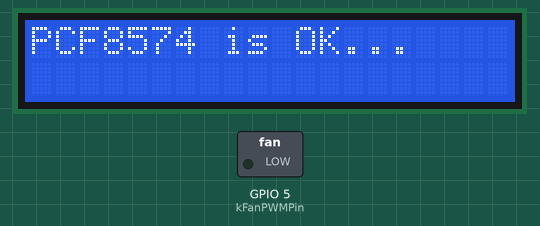
Recording of a program running on a simulated ESP32. On the bench: 20×2 character LCD, switched loads named in the program (green lamp = pin HIGH). What the program prints to the serial monitor is not drawn.

Above: at 0.2 s.

The program:

main.cpp
```cpp
#include <Arduino.h>
#include <Wire.h>

const int kStatPin = 13; // On-Board LED used as status indication

// LCD
#include <LiquidCrystal_I2C.h>

#define COLUMS 20
#define ROWS 2
#define PAGE ((COLUMS) * (ROWS))

#define LCD_SPACE_SYMBOL 0x20 //space symbol from the LCD ROM, see p.9 of GDM2004D datasheet

const int kLcdAddress = 0x27;
LiquidCrystal_I2C lcd(PCF8574_ADDR_A21_A11_A01, 4, 5, 6, 16, 11, 12, 13, 14, POSITIVE);

// Temperature Sensor
#include <OneWire.h>
#include <DallasTemperature.h>

const int kOneWireBusPin = 2; // Data wire of the thermometer

OneWire oneWire(kOneWireBusPin);     // Setup a oneWire instance to communicate with any OneWire devices (not just Maxim/Dallas temperature ICs)
DallasTemperature sensors(&oneWire); // Pass our oneWire reference to Dallas Temperature.
DeviceAddress enclosureThermometer;  // arrays to hold device address

// Fans
const int kFanPWMPin = 5;
const int kPwmFrequency = 25000; // PWM Frequency: Target frequency 25 kHz, acceptable operational range 21 kHz to 28 kHz
const int kPwmResolution = 8; // 2^kPwmResolution = Resolution steps. 2^8 = 255

void lcdSetup()
{
  while (lcd.begin(COLUMS, ROWS) != 1) //colums - 20, rows - 4
  {
    Serial.println(F("PCF8574 is not connected or lcd pins declaration is wrong. Only pins numbers: 4,5,6,16,11,12,13,14 are legal."));
    delay(5000);
  }

  lcd.print(F("PCF8574 is OK...")); //(F()) saves string to flash & keeps dynamic memory free
  delay(2000);

  lcd.clear();
}

void printAddress(DeviceAddress deviceAddress)
{
  for (uint8_t i = 0; i < 8; i++)
  {
    // zero pad the address if necessary
    if (deviceAddress[i] < 16)
      Serial.print("0");
    Serial.print(deviceAddress[i], HEX);
  }
}

void tempSensorSetup()
{
  // start serial port
  Serial.println("Dallas Temperature IC Control Library Demo");

  // locate devices on the bus
  Serial.print("Locating devices...");
  sensors.begin();
  Serial.print("Found ");
  Serial.print(sensors.getDeviceCount(), DEC);
  Serial.println(" devices.");

  // report parasite power requirements
  Serial.print("Parasite power is: ");
  if (sensors.isParasitePowerMode())
    Serial.println("ON");
  else
    Serial.println("OFF");

  // Assign address manually. The addresses below will need to be changed
  // to valid device addresses on your bus. Device address can be retrieved
  // by using either oneWire.search(deviceAddress) or individually via
  // sensors.getAddress(deviceAddress, index)
  // Note that you will need to use your specific address here
  //insideThermometer = { 0x28, 0x1D, 0x39, 0x31, 0x2, 0x0, 0x0, 0xF0 };

  // Method 1:
  // Search for devices on the bus and assign based on an index. Ideally,
  // you would do this to initially discover addresses on the bus and then
  // use those addresses and manually assign them (see above) once you know
  // the devices on your bus (and assuming they don't change).
  if (!sensors.getAddress(enclosureThermometer, 0))
    Serial.println("Unable to find address for Device 0");

  // method 2: search()
  // search() looks for the next device. Returns 1 if a new address has been
  // returned. A zero might mean that the bus is shorted, there are no devices,
  // or you have already retrieved all of them. It might be a good idea to
  // check the CRC to make sure you didn't get garbage. The order is
  // deterministic. You will always get the same devices in the same order
  //
  // Must be called before search()
  //oneWire.reset_search();
  // assigns the first address found to insideThermometer
  //if (!oneWire.search(insideThermometer)) Serial.println("Unable to find address for insideThermometer");

  // show the addresses we found on the bus
  Serial.print("Device 0 Address: ");
  printAddress(enclosureThermometer);
  Serial.println();

  // set the resolution to 9 bit (Each Dallas/Maxim device is capable of several different resolutions)
  sensors.setResolution(enclosureThermometer, 9);

  Serial.print("Device 0 Resolution: ");
  Serial.print(sensors.getResolution(enclosureThermometer), DEC);
  Serial.println();
}

void pwmSetup()
{
  ledcAttachPin(kFanPWMPin, 0);
  ledcSetup(0, kPwmFrequency, kPwmResolution);
}

void setup()
{
  // put your setup code here, to run once:

#ifdef RH_HAVE_SERIAL
  Serial.begin(115200); // Debugging only
#endif
  Wire.begin();

  delay(100);
  lcdSetup();
  delay(100);
  tempSensorSetup();
  delay(100);
  pwmSetup();
  delay(100);
} // setup()

void loop()
{

  ledcWrite(kFanPWMPin, 100);
  // put your main code here, to run repeatedly:
}
```

Measured:
- what the display in image 0 shows lasts 2.0 s, from 0.2 s to 2.2 s
